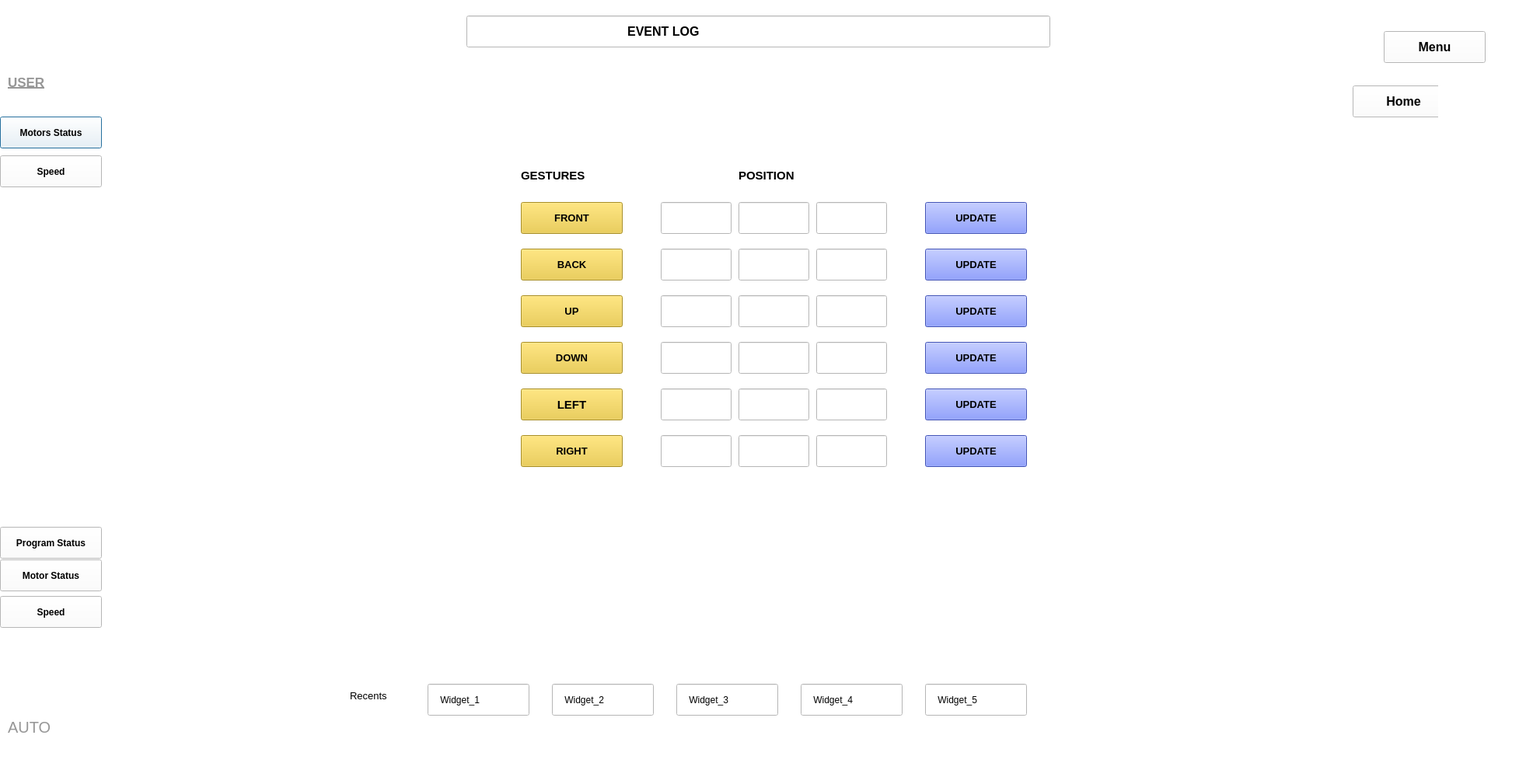
<?xml version="1.0" encoding="UTF-8"?>
<ui version="4.0">
 <class>Dialog</class>
 <widget class="QDialog" name="Dialog">
  <property name="geometry">
   <rect>
    <x>0</x>
    <y>0</y>
    <width>1981</width>
    <height>1000</height>
   </rect>
  </property>
  <property name="windowTitle">
   <string>Dialog</string>
  </property>
  <property name="styleSheet">
   <string notr="true">background-color: rgb(255, 255, 255);</string>
  </property>
  <widget class="QPushButton" name="pushButton">
   <property name="geometry">
    <rect>
     <x>0</x>
     <y>150</y>
     <width>131</width>
     <height>41</height>
    </rect>
   </property>
   <property name="font">
    <font>
     <weight>75</weight>
     <bold>true</bold>
    </font>
   </property>
   <property name="styleSheet">
    <string notr="true">border-color: rgb(147, 147, 147);
border-top-color: rgb(153, 153, 153);</string>
   </property>
   <property name="text">
    <string>Motors Status</string>
   </property>
  </widget>
  <widget class="QPushButton" name="pushButton_2">
   <property name="geometry">
    <rect>
     <x>0</x>
     <y>200</y>
     <width>131</width>
     <height>41</height>
    </rect>
   </property>
   <property name="font">
    <font>
     <weight>75</weight>
     <bold>true</bold>
    </font>
   </property>
   <property name="text">
    <string>Speed</string>
   </property>
   <property name="icon">
    <iconset>
     <normaloff>../images_home/speed_img.png</normaloff>../images_home/speed_img.png</iconset>
   </property>
  </widget>
  <widget class="QLineEdit" name="lineEdit">
   <property name="geometry">
    <rect>
     <x>600</x>
     <y>20</y>
     <width>751</width>
     <height>41</height>
    </rect>
   </property>
   <property name="font">
    <font>
     <pointsize>12</pointsize>
     <weight>75</weight>
     <bold>true</bold>
    </font>
   </property>
   <property name="text">
    <string>                                              EVENT LOG</string>
   </property>
  </widget>
  <widget class="QLabel" name="label_4">
   <property name="geometry">
    <rect>
     <x>610</x>
     <y>30</y>
     <width>21</width>
     <height>21</height>
    </rect>
   </property>
   <property name="text">
    <string/>
   </property>
   <property name="pixmap">
    <pixmap>../images_home/info.png</pixmap>
   </property>
   <property name="scaledContents">
    <bool>true</bool>
   </property>
  </widget>
  <widget class="QLabel" name="label_6">
   <property name="geometry">
    <rect>
     <x>1540</x>
     <y>700</y>
     <width>311</width>
     <height>251</height>
    </rect>
   </property>
   <property name="text">
    <string/>
   </property>
   <property name="pixmap">
    <pixmap>../images_home/1.png</pixmap>
   </property>
   <property name="scaledContents">
    <bool>true</bool>
   </property>
  </widget>
  <widget class="QPushButton" name="pushButton_3">
   <property name="geometry">
    <rect>
     <x>0</x>
     <y>678</y>
     <width>131</width>
     <height>41</height>
    </rect>
   </property>
   <property name="font">
    <font>
     <weight>75</weight>
     <bold>true</bold>
    </font>
   </property>
   <property name="text">
    <string>Program Status</string>
   </property>
  </widget>
  <widget class="QPushButton" name="pushButton_4">
   <property name="geometry">
    <rect>
     <x>0</x>
     <y>720</y>
     <width>131</width>
     <height>41</height>
    </rect>
   </property>
   <property name="font">
    <font>
     <weight>75</weight>
     <bold>true</bold>
    </font>
   </property>
   <property name="text">
    <string>Motor Status</string>
   </property>
  </widget>
  <widget class="QPushButton" name="pushButton_6">
   <property name="geometry">
    <rect>
     <x>0</x>
     <y>767</y>
     <width>131</width>
     <height>41</height>
    </rect>
   </property>
   <property name="font">
    <font>
     <weight>75</weight>
     <bold>true</bold>
    </font>
   </property>
   <property name="text">
    <string>Speed</string>
   </property>
   <property name="icon">
    <iconset>
     <normaloff>../images_home/speed_img.png</normaloff>../images_home/speed_img.png</iconset>
   </property>
  </widget>
  <widget class="QLabel" name="label_7">
   <property name="geometry">
    <rect>
     <x>10</x>
     <y>840</y>
     <width>51</width>
     <height>61</height>
    </rect>
   </property>
   <property name="text">
    <string/>
   </property>
   <property name="pixmap">
    <pixmap>../images_home/a-removebg-preview.png</pixmap>
   </property>
   <property name="scaledContents">
    <bool>true</bool>
   </property>
  </widget>
  <widget class="QLabel" name="label_8">
   <property name="geometry">
    <rect>
     <x>10</x>
     <y>920</y>
     <width>91</width>
     <height>31</height>
    </rect>
   </property>
   <property name="font">
    <font>
     <pointsize>15</pointsize>
    </font>
   </property>
   <property name="styleSheet">
    <string notr="true">color:rgb(151, 151, 151);
font-size:15pt;</string>
   </property>
   <property name="text">
    <string>AUTO</string>
   </property>
  </widget>
  <widget class="QLabel" name="label_10">
   <property name="geometry">
    <rect>
     <x>10</x>
     <y>80</y>
     <width>131</width>
     <height>51</height>
    </rect>
   </property>
   <property name="font">
    <font>
     <pointsize>13</pointsize>
     <weight>75</weight>
     <italic>false</italic>
     <bold>true</bold>
     <underline>true</underline>
    </font>
   </property>
   <property name="styleSheet">
    <string notr="true">color:rgb(151, 151, 151);
font-size:13pt;</string>
   </property>
   <property name="text">
    <string>USER</string>
   </property>
  </widget>
  <widget class="QLabel" name="label_11">
   <property name="geometry">
    <rect>
     <x>450</x>
     <y>880</y>
     <width>71</width>
     <height>31</height>
    </rect>
   </property>
   <property name="font">
    <font>
     <pointsize>10</pointsize>
    </font>
   </property>
   <property name="text">
    <string>Recents</string>
   </property>
  </widget>
  <widget class="QLineEdit" name="lineEdit_2">
   <property name="geometry">
    <rect>
     <x>550</x>
     <y>880</y>
     <width>131</width>
     <height>41</height>
    </rect>
   </property>
   <property name="text">
    <string>    Widget_1</string>
   </property>
  </widget>
  <widget class="QLineEdit" name="lineEdit_4">
   <property name="geometry">
    <rect>
     <x>710</x>
     <y>880</y>
     <width>131</width>
     <height>41</height>
    </rect>
   </property>
   <property name="text">
    <string>    Widget_2</string>
   </property>
  </widget>
  <widget class="QLineEdit" name="lineEdit_5">
   <property name="geometry">
    <rect>
     <x>870</x>
     <y>880</y>
     <width>131</width>
     <height>41</height>
    </rect>
   </property>
   <property name="text">
    <string>    Widget_3</string>
   </property>
  </widget>
  <widget class="QLineEdit" name="lineEdit_6">
   <property name="geometry">
    <rect>
     <x>1030</x>
     <y>880</y>
     <width>131</width>
     <height>41</height>
    </rect>
   </property>
   <property name="text">
    <string>    Widget_4</string>
   </property>
  </widget>
  <widget class="QLineEdit" name="lineEdit_7">
   <property name="geometry">
    <rect>
     <x>1190</x>
     <y>880</y>
     <width>131</width>
     <height>41</height>
    </rect>
   </property>
   <property name="text">
    <string>    Widget_5</string>
   </property>
  </widget>
  <widget class="QLabel" name="label_9">
   <property name="geometry">
    <rect>
     <x>10</x>
     <y>10</y>
     <width>51</width>
     <height>61</height>
    </rect>
   </property>
   <property name="text">
    <string/>
   </property>
   <property name="pixmap">
    <pixmap>../images_home/U.png</pixmap>
   </property>
   <property name="scaledContents">
    <bool>true</bool>
   </property>
  </widget>
  <widget class="QLabel" name="label_3">
   <property name="geometry">
    <rect>
     <x>1850</x>
     <y>100</y>
     <width>51</width>
     <height>61</height>
    </rect>
   </property>
   <property name="text">
    <string/>
   </property>
   <property name="pixmap">
    <pixmap>home.png</pixmap>
   </property>
   <property name="scaledContents">
    <bool>true</bool>
   </property>
  </widget>
  <widget class="QPushButton" name="aimenubtn3">
   <property name="geometry">
    <rect>
     <x>1780</x>
     <y>40</y>
     <width>131</width>
     <height>41</height>
    </rect>
   </property>
   <property name="font">
    <font>
     <pointsize>12</pointsize>
     <weight>75</weight>
     <bold>true</bold>
    </font>
   </property>
   <property name="text">
    <string>Menu</string>
   </property>
   <property name="icon">
    <iconset>
     <normaloff>:/symbol/menu.png</normaloff>:/symbol/menu.png</iconset>
   </property>
  </widget>
  <widget class="QLabel" name="label">
   <property name="geometry">
    <rect>
     <x>670</x>
     <y>210</y>
     <width>131</width>
     <height>31</height>
    </rect>
   </property>
   <property name="font">
    <font>
     <pointsize>11</pointsize>
     <weight>75</weight>
     <bold>true</bold>
    </font>
   </property>
   <property name="text">
    <string>GESTURES</string>
   </property>
  </widget>
  <widget class="QLabel" name="label_2">
   <property name="geometry">
    <rect>
     <x>950</x>
     <y>210</y>
     <width>121</width>
     <height>31</height>
    </rect>
   </property>
   <property name="font">
    <font>
     <pointsize>11</pointsize>
     <weight>75</weight>
     <bold>true</bold>
    </font>
   </property>
   <property name="text">
    <string>POSITION</string>
   </property>
  </widget>
  <widget class="QPushButton" name="pushButton_7">
   <property name="geometry">
    <rect>
     <x>670</x>
     <y>320</y>
     <width>131</width>
     <height>41</height>
    </rect>
   </property>
   <property name="font">
    <font>
     <pointsize>10</pointsize>
     <weight>75</weight>
     <bold>true</bold>
    </font>
   </property>
   <property name="styleSheet">
    <string notr="true">background-color: rgb(235, 199, 51);</string>
   </property>
   <property name="text">
    <string>BACK</string>
   </property>
  </widget>
  <widget class="QPushButton" name="pushButton_8">
   <property name="geometry">
    <rect>
     <x>670</x>
     <y>380</y>
     <width>131</width>
     <height>41</height>
    </rect>
   </property>
   <property name="font">
    <font>
     <pointsize>10</pointsize>
     <weight>75</weight>
     <bold>true</bold>
    </font>
   </property>
   <property name="styleSheet">
    <string notr="true">background-color: rgb(235, 199, 51);</string>
   </property>
   <property name="text">
    <string>UP</string>
   </property>
  </widget>
  <widget class="QPushButton" name="pushButton_9">
   <property name="geometry">
    <rect>
     <x>670</x>
     <y>440</y>
     <width>131</width>
     <height>41</height>
    </rect>
   </property>
   <property name="font">
    <font>
     <pointsize>10</pointsize>
     <weight>75</weight>
     <bold>true</bold>
    </font>
   </property>
   <property name="styleSheet">
    <string notr="true">background-color: rgb(235, 199, 51);</string>
   </property>
   <property name="text">
    <string>DOWN</string>
   </property>
  </widget>
  <widget class="QPushButton" name="pushButton_10">
   <property name="geometry">
    <rect>
     <x>670</x>
     <y>560</y>
     <width>131</width>
     <height>41</height>
    </rect>
   </property>
   <property name="font">
    <font>
     <pointsize>10</pointsize>
     <weight>75</weight>
     <bold>true</bold>
    </font>
   </property>
   <property name="styleSheet">
    <string notr="true">background-color: rgb(235, 199, 51);</string>
   </property>
   <property name="text">
    <string>RIGHT</string>
   </property>
  </widget>
  <widget class="QPushButton" name="pushButton_11">
   <property name="geometry">
    <rect>
     <x>670</x>
     <y>500</y>
     <width>131</width>
     <height>41</height>
    </rect>
   </property>
   <property name="font">
    <font>
     <pointsize>11</pointsize>
     <weight>75</weight>
     <bold>true</bold>
    </font>
   </property>
   <property name="styleSheet">
    <string notr="true">background-color: rgb(235, 199, 51);</string>
   </property>
   <property name="text">
    <string>LEFT</string>
   </property>
  </widget>
  <widget class="QLineEdit" name="lineEdit_3">
   <property name="geometry">
    <rect>
     <x>850</x>
     <y>260</y>
     <width>91</width>
     <height>41</height>
    </rect>
   </property>
  </widget>
  <widget class="QLineEdit" name="lineEdit_8">
   <property name="geometry">
    <rect>
     <x>950</x>
     <y>260</y>
     <width>91</width>
     <height>41</height>
    </rect>
   </property>
  </widget>
  <widget class="QLineEdit" name="lineEdit_9">
   <property name="geometry">
    <rect>
     <x>1050</x>
     <y>260</y>
     <width>91</width>
     <height>41</height>
    </rect>
   </property>
  </widget>
  <widget class="QLineEdit" name="lineEdit_10">
   <property name="geometry">
    <rect>
     <x>850</x>
     <y>320</y>
     <width>91</width>
     <height>41</height>
    </rect>
   </property>
  </widget>
  <widget class="QLineEdit" name="lineEdit_11">
   <property name="geometry">
    <rect>
     <x>950</x>
     <y>320</y>
     <width>91</width>
     <height>41</height>
    </rect>
   </property>
  </widget>
  <widget class="QLineEdit" name="lineEdit_12">
   <property name="geometry">
    <rect>
     <x>1050</x>
     <y>320</y>
     <width>91</width>
     <height>41</height>
    </rect>
   </property>
  </widget>
  <widget class="QLineEdit" name="lineEdit_13">
   <property name="geometry">
    <rect>
     <x>850</x>
     <y>380</y>
     <width>91</width>
     <height>41</height>
    </rect>
   </property>
  </widget>
  <widget class="QLineEdit" name="lineEdit_14">
   <property name="geometry">
    <rect>
     <x>950</x>
     <y>380</y>
     <width>91</width>
     <height>41</height>
    </rect>
   </property>
  </widget>
  <widget class="QLineEdit" name="lineEdit_17">
   <property name="geometry">
    <rect>
     <x>1050</x>
     <y>380</y>
     <width>91</width>
     <height>41</height>
    </rect>
   </property>
  </widget>
  <widget class="QLineEdit" name="lineEdit_18">
   <property name="geometry">
    <rect>
     <x>1050</x>
     <y>440</y>
     <width>91</width>
     <height>41</height>
    </rect>
   </property>
  </widget>
  <widget class="QLineEdit" name="lineEdit_19">
   <property name="geometry">
    <rect>
     <x>1050</x>
     <y>500</y>
     <width>91</width>
     <height>41</height>
    </rect>
   </property>
  </widget>
  <widget class="QLineEdit" name="lineEdit_20">
   <property name="geometry">
    <rect>
     <x>1050</x>
     <y>560</y>
     <width>91</width>
     <height>41</height>
    </rect>
   </property>
  </widget>
  <widget class="QLineEdit" name="lineEdit_21">
   <property name="geometry">
    <rect>
     <x>950</x>
     <y>440</y>
     <width>91</width>
     <height>41</height>
    </rect>
   </property>
  </widget>
  <widget class="QLineEdit" name="lineEdit_22">
   <property name="geometry">
    <rect>
     <x>950</x>
     <y>500</y>
     <width>91</width>
     <height>41</height>
    </rect>
   </property>
  </widget>
  <widget class="QLineEdit" name="lineEdit_23">
   <property name="geometry">
    <rect>
     <x>950</x>
     <y>560</y>
     <width>91</width>
     <height>41</height>
    </rect>
   </property>
  </widget>
  <widget class="QLineEdit" name="lineEdit_24">
   <property name="geometry">
    <rect>
     <x>850</x>
     <y>440</y>
     <width>91</width>
     <height>41</height>
    </rect>
   </property>
  </widget>
  <widget class="QLineEdit" name="lineEdit_25">
   <property name="geometry">
    <rect>
     <x>850</x>
     <y>500</y>
     <width>91</width>
     <height>41</height>
    </rect>
   </property>
  </widget>
  <widget class="QLineEdit" name="lineEdit_26">
   <property name="geometry">
    <rect>
     <x>850</x>
     <y>560</y>
     <width>91</width>
     <height>41</height>
    </rect>
   </property>
  </widget>
  <widget class="QPushButton" name="pushButton_12">
   <property name="geometry">
    <rect>
     <x>1190</x>
     <y>260</y>
     <width>131</width>
     <height>41</height>
    </rect>
   </property>
   <property name="font">
    <font>
     <pointsize>10</pointsize>
     <weight>75</weight>
     <bold>true</bold>
    </font>
   </property>
   <property name="styleSheet">
    <string notr="true">background-color: rgb(94, 118, 255);</string>
   </property>
   <property name="text">
    <string>UPDATE</string>
   </property>
  </widget>
  <widget class="QPushButton" name="pushButton_13">
   <property name="geometry">
    <rect>
     <x>1190</x>
     <y>320</y>
     <width>131</width>
     <height>41</height>
    </rect>
   </property>
   <property name="font">
    <font>
     <pointsize>10</pointsize>
     <weight>75</weight>
     <bold>true</bold>
    </font>
   </property>
   <property name="styleSheet">
    <string notr="true">background-color: rgb(94, 118, 255);</string>
   </property>
   <property name="text">
    <string>UPDATE</string>
   </property>
  </widget>
  <widget class="QPushButton" name="pushButton_14">
   <property name="geometry">
    <rect>
     <x>1190</x>
     <y>380</y>
     <width>131</width>
     <height>41</height>
    </rect>
   </property>
   <property name="font">
    <font>
     <pointsize>10</pointsize>
     <weight>75</weight>
     <bold>true</bold>
    </font>
   </property>
   <property name="styleSheet">
    <string notr="true">background-color: rgb(94, 118, 255);</string>
   </property>
   <property name="text">
    <string>UPDATE</string>
   </property>
  </widget>
  <widget class="QPushButton" name="pushButton_15">
   <property name="geometry">
    <rect>
     <x>1190</x>
     <y>440</y>
     <width>131</width>
     <height>41</height>
    </rect>
   </property>
   <property name="font">
    <font>
     <pointsize>10</pointsize>
     <weight>75</weight>
     <bold>true</bold>
    </font>
   </property>
   <property name="styleSheet">
    <string notr="true">background-color: rgb(94, 118, 255);</string>
   </property>
   <property name="text">
    <string>UPDATE</string>
   </property>
  </widget>
  <widget class="QPushButton" name="pushButton_16">
   <property name="geometry">
    <rect>
     <x>1190</x>
     <y>500</y>
     <width>131</width>
     <height>41</height>
    </rect>
   </property>
   <property name="font">
    <font>
     <pointsize>10</pointsize>
     <weight>75</weight>
     <bold>true</bold>
    </font>
   </property>
   <property name="styleSheet">
    <string notr="true">background-color: rgb(94, 118, 255);</string>
   </property>
   <property name="text">
    <string>UPDATE</string>
   </property>
  </widget>
  <widget class="QPushButton" name="pushButton_17">
   <property name="geometry">
    <rect>
     <x>1190</x>
     <y>560</y>
     <width>131</width>
     <height>41</height>
    </rect>
   </property>
   <property name="font">
    <font>
     <pointsize>10</pointsize>
     <weight>75</weight>
     <bold>true</bold>
    </font>
   </property>
   <property name="styleSheet">
    <string notr="true">background-color: rgb(94, 118, 255);</string>
   </property>
   <property name="text">
    <string>UPDATE</string>
   </property>
  </widget>
  <widget class="QPushButton" name="pushButton_18">
   <property name="geometry">
    <rect>
     <x>670</x>
     <y>260</y>
     <width>131</width>
     <height>41</height>
    </rect>
   </property>
   <property name="font">
    <font>
     <pointsize>10</pointsize>
     <weight>75</weight>
     <bold>true</bold>
    </font>
   </property>
   <property name="styleSheet">
    <string notr="true">background-color: rgb(235, 199, 51);</string>
   </property>
   <property name="text">
    <string>FRONT</string>
   </property>
  </widget>
  <widget class="QLabel" name="label_15">
   <property name="geometry">
    <rect>
     <x>1850</x>
     <y>180</y>
     <width>51</width>
     <height>61</height>
    </rect>
   </property>
   <property name="text">
    <string/>
   </property>
   <property name="pixmap">
    <pixmap>../images_home/search.png</pixmap>
   </property>
   <property name="scaledContents">
    <bool>true</bool>
   </property>
  </widget>
  <widget class="QPushButton" name="homebtn1">
   <property name="geometry">
    <rect>
     <x>1740</x>
     <y>110</y>
     <width>131</width>
     <height>41</height>
    </rect>
   </property>
   <property name="font">
    <font>
     <pointsize>12</pointsize>
     <weight>75</weight>
     <bold>true</bold>
    </font>
   </property>
   <property name="text">
    <string>Home</string>
   </property>
   <property name="icon">
    <iconset>
     <normaloff>:/symbol/menu.png</normaloff>:/symbol/menu.png</iconset>
   </property>
  </widget>
  <zorder>homebtn1</zorder>
  <zorder>pushButton</zorder>
  <zorder>pushButton_2</zorder>
  <zorder>lineEdit</zorder>
  <zorder>label_4</zorder>
  <zorder>label_6</zorder>
  <zorder>pushButton_3</zorder>
  <zorder>pushButton_4</zorder>
  <zorder>pushButton_6</zorder>
  <zorder>label_7</zorder>
  <zorder>label_8</zorder>
  <zorder>label_10</zorder>
  <zorder>label_11</zorder>
  <zorder>lineEdit_2</zorder>
  <zorder>lineEdit_4</zorder>
  <zorder>lineEdit_5</zorder>
  <zorder>lineEdit_6</zorder>
  <zorder>lineEdit_7</zorder>
  <zorder>label_9</zorder>
  <zorder>label_3</zorder>
  <zorder>aimenubtn3</zorder>
  <zorder>label</zorder>
  <zorder>label_2</zorder>
  <zorder>pushButton_7</zorder>
  <zorder>pushButton_8</zorder>
  <zorder>pushButton_9</zorder>
  <zorder>pushButton_10</zorder>
  <zorder>pushButton_11</zorder>
  <zorder>lineEdit_3</zorder>
  <zorder>lineEdit_8</zorder>
  <zorder>lineEdit_9</zorder>
  <zorder>lineEdit_10</zorder>
  <zorder>lineEdit_11</zorder>
  <zorder>lineEdit_12</zorder>
  <zorder>lineEdit_13</zorder>
  <zorder>lineEdit_14</zorder>
  <zorder>lineEdit_17</zorder>
  <zorder>lineEdit_18</zorder>
  <zorder>lineEdit_19</zorder>
  <zorder>lineEdit_20</zorder>
  <zorder>lineEdit_21</zorder>
  <zorder>lineEdit_22</zorder>
  <zorder>lineEdit_23</zorder>
  <zorder>lineEdit_24</zorder>
  <zorder>lineEdit_25</zorder>
  <zorder>lineEdit_26</zorder>
  <zorder>pushButton_12</zorder>
  <zorder>pushButton_13</zorder>
  <zorder>pushButton_14</zorder>
  <zorder>pushButton_15</zorder>
  <zorder>pushButton_16</zorder>
  <zorder>pushButton_17</zorder>
  <zorder>pushButton_18</zorder>
  <zorder>label_15</zorder>
 </widget>
 <resources>
  <include location="../images_home/symbols.qrc"/>
 </resources>
 <connections/>
</ui>
